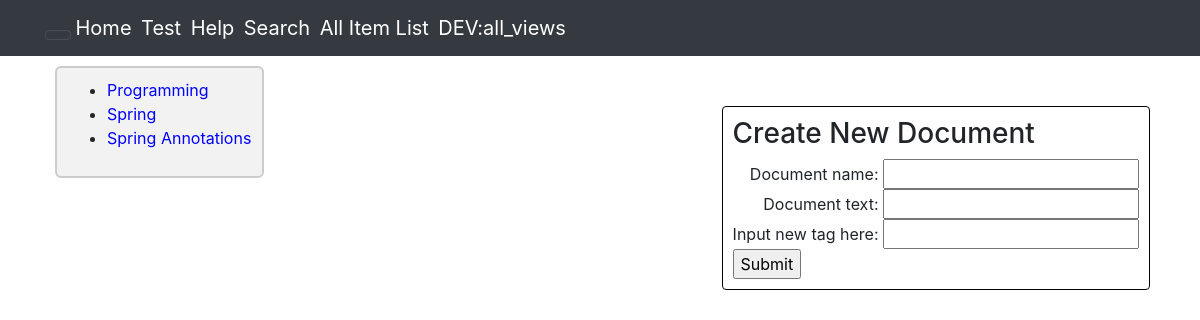
The app's page /notesfromxml/, older data.
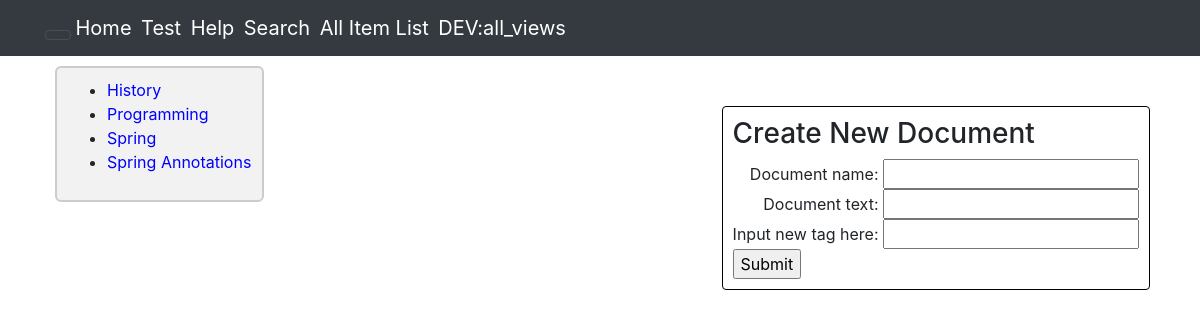
The same page, newer data.
### notesfromxml/models.py (models this page shows, shortened)
class Tag(models.Model):
    tag_name = models.TextField()

### notesfromxml/views.py (the view)
# urls.py: path('', views.index, name='index'),
def index(request):
    portal_tags = Tag.objects.filter(Q(tag_name='Programming')
                                     | Q(tag_name='History')
                                     | Q(tag_name='Spring')
                                     | Q(tag_name='Spring Annotations')).order_by('tag_name')
    return render(request, 'notesfromxml/index.html',
                  {'tags': portal_tags,
                   'form': CreateDocumentForm()})

### notesfromxml/forms.py
class CreateDocumentForm(forms.Form):
    document_name = forms.CharField(label='Document name:')
    document_text = forms.CharField(label='Document text:')
    new_tag = forms.CharField(label='Input new tag here:')
    class Meta:
        fields = ['document_name', 'document_text', 'new_tag']

### notesfromxml/templatetags/app_filters.py (called while the page is built)
@register.filter(name='add_class')
def add_class(value, arg):
    return value.as_widget(attrs={'class': arg})

### notesfromxml/templates/notesfromxml/index.html (shortened to what this page needs)
{% extends 'notesfromxml/base.html' %}
{% load static %}
{% load app_filters %}
{% block nav-style %}mkt-nav{% endblock nav-style %}
{% block head_css_page %}
    <link href="{% static 'notesfromxml/css/index.css' %}" rel="stylesheet" media="screen">
{% endblock head_css_page %}
{% block content %}
    {% include "notesfromxml/snippets/create-doc.html" %}
    <div class="container">
        <div class="row">
            <div id="div-container-all-tags" class="col-md-4 index-col-container">
                {% if tags %}
                    <ul>
                        {% for tag in tags %}
                            <li><a href="{% url 'notesfromxml:display_portal' tag.tag_name %}">{{ tag.tag_name }}</a></li>
                        {% endfor %}
                    </ul>
                {% endif %}
            </div>
        </div>
    </div>
{% endblock content %}

Row changes from the older to the newer data that the page shows:
added Tag: tag_name "History"
